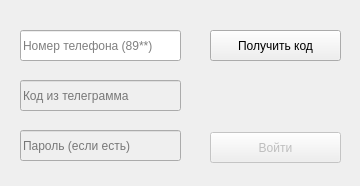
<?xml version="1.0" encoding="UTF-8"?>
<ui version="4.0">
 <class>authorization_tg</class>
 <widget class="QWidget" name="authorization_tg">
  <property name="geometry">
   <rect>
    <x>0</x>
    <y>0</y>
    <width>360</width>
    <height>186</height>
   </rect>
  </property>
  <property name="windowTitle">
   <string>Авторизация в телеграмме</string>
  </property>
  <widget class="QLineEdit" name="line_number_phone">
   <property name="geometry">
    <rect>
     <x>20</x>
     <y>30</y>
     <width>161</width>
     <height>31</height>
    </rect>
   </property>
   <property name="placeholderText">
    <string>Номер телефона (89**)</string>
   </property>
  </widget>
  <widget class="QLineEdit" name="line_code">
   <property name="enabled">
    <bool>false</bool>
   </property>
   <property name="geometry">
    <rect>
     <x>20</x>
     <y>80</y>
     <width>161</width>
     <height>31</height>
    </rect>
   </property>
   <property name="placeholderText">
    <string>Код из телеграмма</string>
   </property>
  </widget>
  <widget class="QLineEdit" name="line_password">
   <property name="enabled">
    <bool>false</bool>
   </property>
   <property name="geometry">
    <rect>
     <x>20</x>
     <y>130</y>
     <width>161</width>
     <height>31</height>
    </rect>
   </property>
   <property name="placeholderText">
    <string>Пароль (если есть)</string>
   </property>
  </widget>
  <widget class="QPushButton" name="btn_autorization">
   <property name="enabled">
    <bool>false</bool>
   </property>
   <property name="geometry">
    <rect>
     <x>210</x>
     <y>132</y>
     <width>131</width>
     <height>31</height>
    </rect>
   </property>
   <property name="text">
    <string>Войти</string>
   </property>
  </widget>
  <widget class="QPushButton" name="btn_give_code">
   <property name="geometry">
    <rect>
     <x>210</x>
     <y>30</y>
     <width>131</width>
     <height>31</height>
    </rect>
   </property>
   <property name="text">
    <string>Получить код</string>
   </property>
  </widget>
 </widget>
 <resources/>
 <connections/>
</ui>
